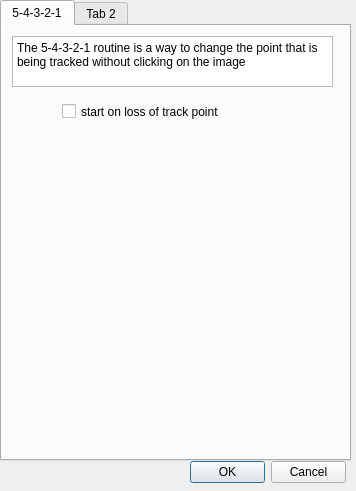
<?xml version="1.0" encoding="UTF-8"?>
<ui version="4.0">
 <class>settingpage</class>
 <widget class="QDialog" name="settingpage">
  <property name="geometry">
   <rect>
    <x>0</x>
    <y>0</y>
    <width>356</width>
    <height>491</height>
   </rect>
  </property>
  <property name="windowTitle">
   <string>Dialog</string>
  </property>
  <widget class="QTabWidget" name="tabWidget">
   <property name="geometry">
    <rect>
     <x>0</x>
     <y>0</y>
     <width>351</width>
     <height>461</height>
    </rect>
   </property>
   <property name="currentIndex">
    <number>0</number>
   </property>
   <widget class="QWidget" name="">
    <attribute name="title">
     <string>5-4-3-2-1</string>
    </attribute>
    <widget class="QCheckBox" name="fiveSecOnLoss">
     <property name="geometry">
      <rect>
       <x>60</x>
       <y>70</y>
       <width>171</width>
       <height>31</height>
      </rect>
     </property>
     <property name="text">
      <string>start on loss of track point</string>
     </property>
    </widget>
    <widget class="QTextBrowser" name="textBrowser">
     <property name="geometry">
      <rect>
       <x>10</x>
       <y>10</y>
       <width>321</width>
       <height>51</height>
      </rect>
     </property>
     <property name="html">
      <string>&lt;!DOCTYPE HTML PUBLIC &quot;-//W3C//DTD HTML 4.0//EN&quot; &quot;http://www.w3.org/TR/REC-html40/strict.dtd&quot;&gt;
&lt;html&gt;&lt;head&gt;&lt;meta name=&quot;qrichtext&quot; content=&quot;1&quot; /&gt;&lt;meta charset=&quot;utf-8&quot; /&gt;&lt;style type=&quot;text/css&quot;&gt;
p, li { white-space: pre-wrap; }
&lt;/style&gt;&lt;/head&gt;&lt;body style=&quot; font-family:'Segoe UI'; font-size:9pt; font-weight:400; font-style:normal;&quot;&gt;
&lt;p style=&quot; margin-top:0px; margin-bottom:0px; margin-left:0px; margin-right:0px; -qt-block-indent:0; text-indent:0px;&quot;&gt;The 5-4-3-2-1 routine is a way to change the point that is being tracked without clicking on the image&lt;/p&gt;&lt;/body&gt;&lt;/html&gt;</string>
     </property>
    </widget>
   </widget>
   <widget class="QWidget" name="tab_2">
    <attribute name="title">
     <string>Tab 2</string>
    </attribute>
   </widget>
  </widget>
  <widget class="QDialogButtonBox" name="buttonBox">
   <property name="geometry">
    <rect>
     <x>190</x>
     <y>460</y>
     <width>156</width>
     <height>24</height>
    </rect>
   </property>
   <property name="standardButtons">
    <set>QDialogButtonBox::Cancel|QDialogButtonBox::Ok</set>
   </property>
  </widget>
 </widget>
 <resources/>
 <connections/>
</ui>
